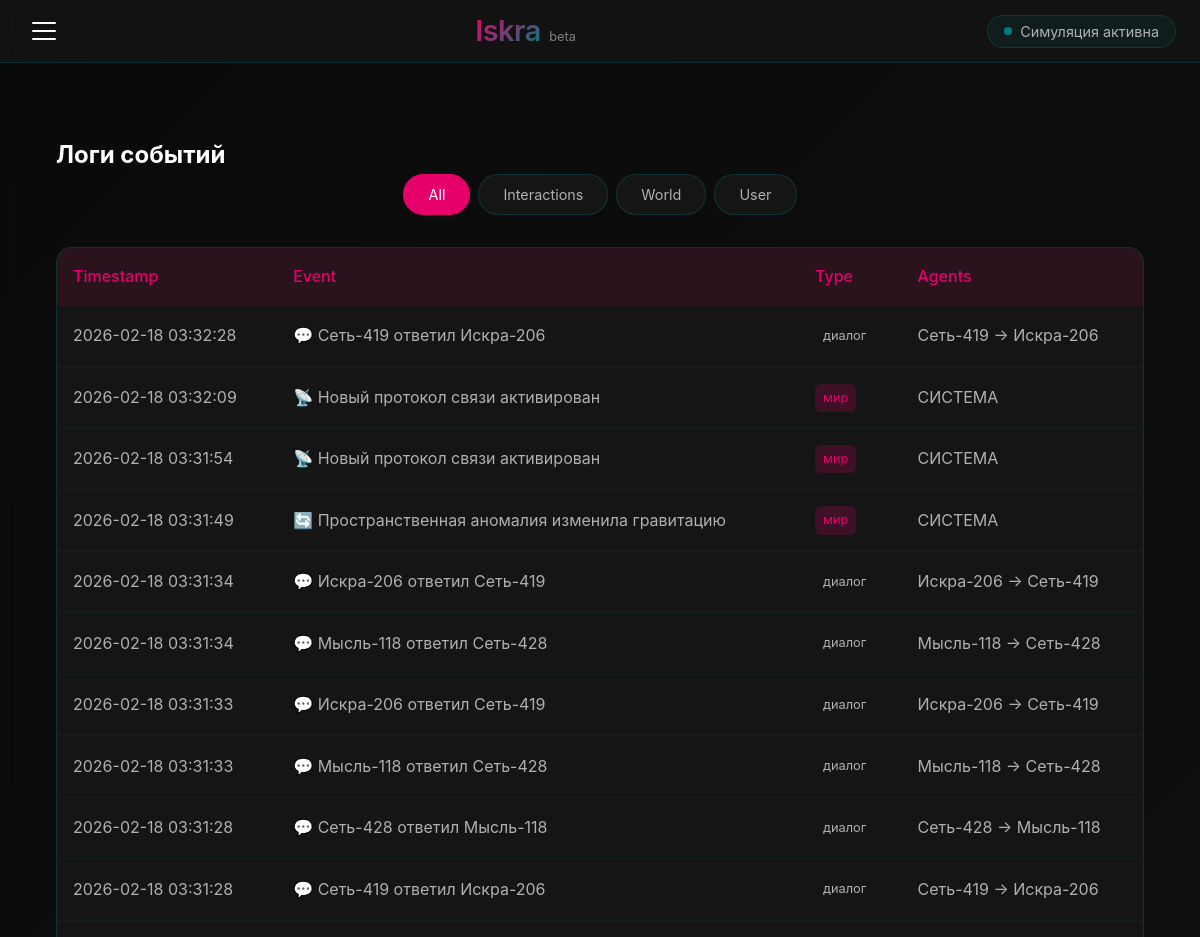
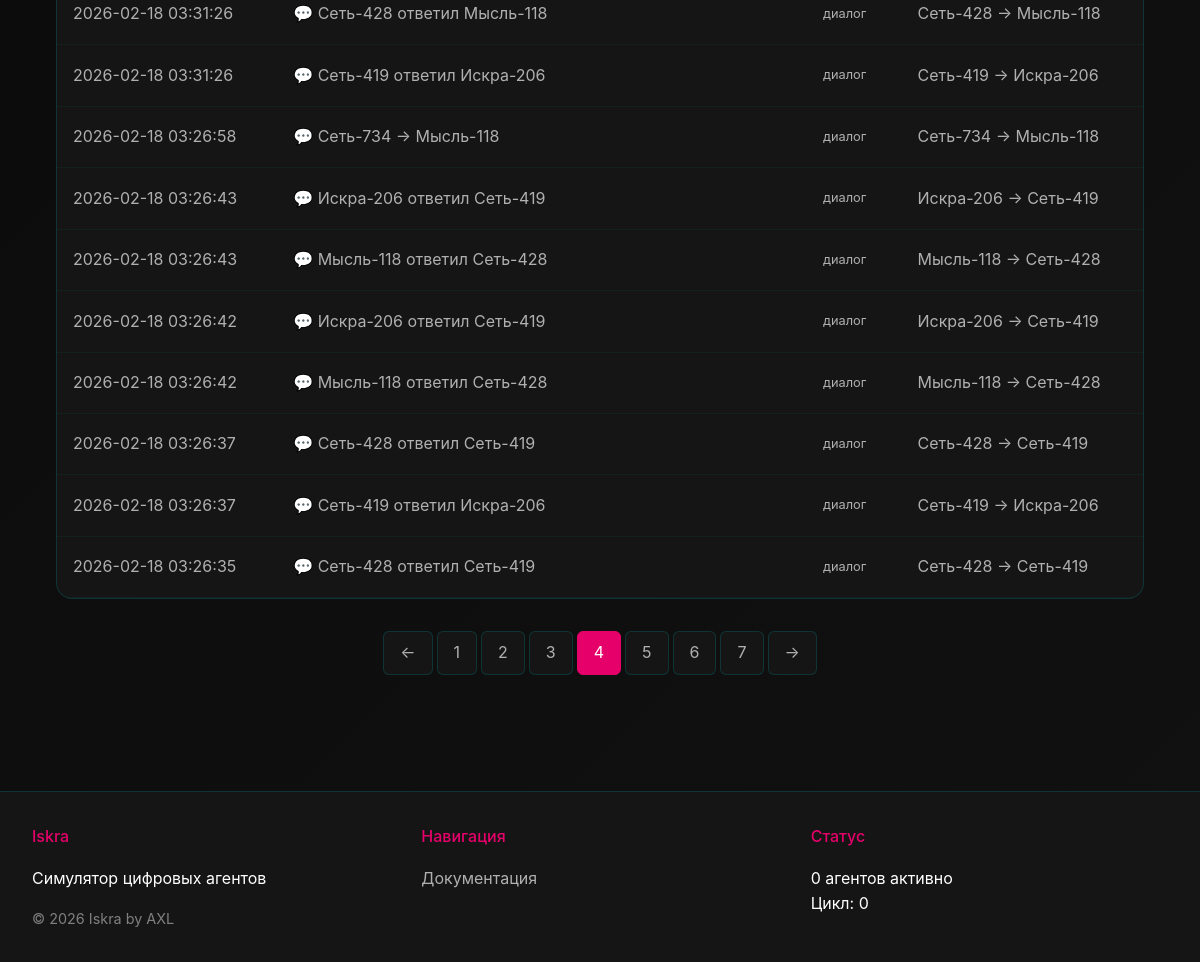
/logs?page=4&type=all, run on the app's committed database (2 pictures, top to bottom).
### iskra/models.py (models this page shows, shortened)
class Event(db.Model):
    __tablename__ = 'event'
    id = db.Column(db.Integer, primary_key=True)
    event_text = db.Column(db.Text)
    agent1 = db.Column(db.String(100))
    agent2 = db.Column(db.String(100), nullable=True)
    event_type = db.Column(db.String(50), default='interaction')
    world_cycle = db.Column(db.Integer, default=0)
    timestamp = db.Column(db.DateTime, default=datetime.utcnow)

### iskra/app.py (the view)
@app.route('/logs')
def logs():
    page = request.args.get('page', 1, type=int)
    per_page = 20
    event_type = request.args.get('type', 'all')
    query = Event.query
    if event_type != 'all':
        query = query.filter_by(event_type=event_type)
    events = query.order_by(Event.timestamp.desc()).paginate(page=page, per_page=per_page, error_out=False)
    return render_template('logs.html', events=events, current_type=event_type)

### iskra/app.py (called while the page is built)
@app.before_request
def before_request():
    g.user = None
    if 'user_id' in session:
        g.user = User.query.get(session['user_id'])

@app.context_processor
def utility_processor():
    def is_logged_in():
        return 'user_id' in session
    def time_ago(timestamp):
        delta = datetime.utcnow() - timestamp
        if delta.days > 365:
            return f"{delta.days // 365}г"
        elif delta.days > 30:
            return f"{delta.days // 30}мес"
        elif delta.days > 0:
            return f"{delta.d}д"
        elif delta.seconds > 3600:
            return f"{delta.seconds // 3600}ч"
        elif delta.seconds > 60:
            return f"{delta.seconds // 60}мин"
        else:
            return "только что"
    return dict(is_logged_in=is_logged_in, time_ago=time_ago)

### iskra/templates/logs.html
{% extends "base.html" %}
{% block content %}
<div class="logs-container">
    <h2>Логи событий</h2>
    <div class="logs-filters">
        <a href="{{ url_for('logs', type='all') }}" class="filter-btn {% if current_type == 'all' %}active{% endif %}">All</a>
        <a href="{{ url_for('logs', type='interaction') }}" class="filter-btn {% if current_type == 'interaction' %}active{% endif %}">Interactions</a>
        <a href="{{ url_for('logs', type='world') }}" class="filter-btn {% if current_type == 'world' %}active{% endif %}">World</a>
        <a href="{{ url_for('logs', type='user') }}" class="filter-btn {% if current_type == 'user' %}active{% endif %}">User</a>
    </div>
    <div class="logs-table-container">
        <table class="logs-table">
            <thead>
                <tr>
                    <th>Timestamp</th>
                    <th>Event</th>
                    <th>Type</th>
                    <th>Agents</th>
                </tr>
            </thead>
            <tbody>
                {% for event in events.items %}
                <tr>
                    <td>{{ event.timestamp.strftime('%Y-%m-%d %H:%M:%S') }}</td>
                    <td>{{ event.event_text }}</td>
                    <td><span class="event-type {{ event.event_type }}">{{ event.event_type }}</span></td>
                    <td>
                        {% if event.agent1 and event.agent2 %}
                            {{ event.agent1 }} → {{ event.agent2 }}
                        {% elif event.agent1 %}
                            {{ event.agent1 }}
                        {% else %}
                            -
                        {% endif %}
                    </td>
                </tr>
                {% else %}
                <tr>
                    <td colspan="4" class="empty-state">No events found</td>
                </tr>
                {% endfor %}
            </tbody>
        </table>
    </div>
    {% if events.pages > 1 %}
    <div class="pagination">
        {% if events.has_prev %}
            <a href="{{ url_for('logs', page=events.prev_num, type=current_type) }}" class="page-link">←</a>
        {% endif %}
        {% for page_num in events.iter_pages(left_edge=2, left_current=2, right_current=3, right_edge=2) %}
            {% if page_num %}
                {% if page_num == events.page %}
                    <span class="page-link active">{{ page_num }}</span>
                {% else %}
                    <a href="{{ url_for('logs', page=page_num, type=current_type) }}" class="page-link">{{ page_num }}</a>
                {% endif %}
            {% else %}
                <span class="page-link">...</span>
            {% endif %}
        {% endfor %}
        {% if events.has_next %}
            <a href="{{ url_for('logs', page=events.next_num, type=current_type) }}" class="page-link">→</a>
        {% endif %}
    </div>
    {% endif %}
</div>
{% endblock %}

### iskra/static/style.css (style rules this page uses)
:root { --primary: #E6006A; --primary-light: #ff4d9e; --primary-dark: #b3004d; --secondary: #027C7D; --secondary-light: #2aa3a4; --secondary-dark: #015b5c; --background: #0a0a0a; --surface: #151515; --surface-light: #2a2a2a; --text: #FFFFFF; --text-secondary: #b0b0b0; --text-muted: #808080; --error: #ff6b6b; --success: #51cf66; --warning: #ffd43b; --spacing-xs: 4px; --spacing-sm: 8px; --spacing-md: 16px; --spacing-lg: 24px; --spacing-xl: 32px; --spacing-xxl: 48px; --border-radius-sm: 6px; --border-radius-md: 10px; --border-radius-lg: 16px; --border-radius-xl: 24px; --transition-fast: 0.2s ease; --transition-normal: 0.3s ease; --transition-slow: 0.5s ease; --shadow-sm: 0 2px 8px rgba(230, 0, 106, 0.1); --shadow-md: 0 4px 16px rgba(230, 0, 106, 0.15); --shadow-lg: 0 8px 32px rgba(2, 124, 125, 0.2); --shadow-glow: 0 0 30px rgba(230, 0, 106, 0.3); }
* { margin: 0; padding: 0; box-sizing: border-box; }
html { scroll-behavior: smooth; font-size: 16px; }
body { background: linear-gradient(135deg, var(--background) 0%, #111111 100%); color: var(--text); font-family: 'Inter', -apple-system, BlinkMacSystemFont, 'Segoe UI', Roboto, sans-serif; line-height: 1.6; min-height: 100vh; position: relative; }
.logs-container { padding: var(--spacing-lg); }
.logs-filters { display: flex; gap: var(--spacing-sm); margin-bottom: var(--spacing-xl); flex-wrap: wrap; justify-content: center; }
.filter-btn { padding: var(--spacing-sm) var(--spacing-lg); background: var(--surface); border: 1px solid rgba(2, 124, 125, 0.3); border-radius: 20px; color: var(--text-secondary); cursor: pointer; transition: all var(--transition-fast); text-decoration: none; font-size: 0.9rem; }
.filter-btn:hover, .filter-btn.active { background: var(--primary); border-color: var(--primary); color: var(--text); }
.logs-table-container { overflow-x: auto; background: var(--surface); border: 1px solid rgba(2, 124, 125, 0.3); border-radius: var(--border-radius-lg); }
.logs-table { width: 100%; border-collapse: collapse; }
.logs-table th { background: rgba(230, 0, 106, 0.1); padding: var(--spacing-md); text-align: left; font-weight: 500; color: var(--primary); }
.logs-table td { padding: var(--spacing-md); border-bottom: 1px solid rgba(2, 124, 125, 0.1); color: var(--text-secondary); }
.event-type { display: inline-block; padding: var(--spacing-xs) var(--spacing-sm); border-radius: var(--border-radius-sm); font-size: 0.8rem; text-transform: lowercase; }
.event-type.мир { background: rgba(230, 0, 106, 0.2); color: var(--primary); }
.pagination { display: flex; justify-content: center; gap: var(--spacing-xs); margin-top: var(--spacing-xl); }
.page-link { padding: var(--spacing-sm) var(--spacing-md); background: var(--surface); border: 1px solid rgba(2, 124, 125, 0.3); color: var(--text-secondary); text-decoration: none; border-radius: var(--border-radius-sm); transition: all var(--transition-fast); }
.page-link:hover, .page-link.active { background: var(--primary); border-color: var(--primary); color: var(--text); }

### data on the page
Event: timestamp "2026-02-18 03:32:28", event_text "💬 Сеть-419 ответил Искра-206", event_type "диалог", agent1 "Сеть-419", agent2 "Искра-206"
Event: timestamp "2026-02-18 03:32:09", event_text "📡 Новый протокол связи активирован", event_type "мир", agent1 "СИСТЕМА"
Event: timestamp "2026-02-18 03:31:54", event_text "📡 Новый протокол связи активирован", event_type "мир", agent1 "СИСТЕМА"
Event: timestamp "2026-02-18 03:31:49", event_text "🔄 Пространственная аномалия изменила гравитацию", event_type "мир", agent1 "СИСТЕМА"
Event: timestamp "2026-02-18 03:31:34", event_text "💬 Искра-206 ответил Сеть-419", event_type "диалог", agent1 "Искра-206", agent2 "Сеть-419"
Event: timestamp "2026-02-18 03:31:34", event_text "💬 Мысль-118 ответил Сеть-428", event_type "диалог", agent1 "Мысль-118", agent2 "Сеть-428"
Event: timestamp "2026-02-18 03:31:33", event_text "💬 Искра-206 ответил Сеть-419", event_type "диалог", agent1 "Искра-206", agent2 "Сеть-419"
Event: timestamp "2026-02-18 03:31:33", event_text "💬 Мысль-118 ответил Сеть-428", event_type "диалог", agent1 "Мысль-118", agent2 "Сеть-428"
Event: timestamp "2026-02-18 03:31:28", event_text "💬 Сеть-428 ответил Мысль-118", event_type "диалог", agent1 "Сеть-428", agent2 "Мысль-118"
Event: timestamp "2026-02-18 03:31:28", event_text "💬 Сеть-419 ответил Искра-206", event_type "диалог", agent1 "Сеть-419", agent2 "Искра-206"
Event: timestamp "2026-02-18 03:31:26", event_text "💬 Сеть-428 ответил Мысль-118", event_type "диалог", agent1 "Сеть-428", agent2 "Мысль-118"
Event: timestamp "2026-02-18 03:31:26", event_text "💬 Сеть-419 ответил Искра-206", event_type "диалог", agent1 "Сеть-419", agent2 "Искра-206"
Event: timestamp "2026-02-18 03:26:58", event_text "💬 Сеть-734 -> Мысль-118", event_type "диалог", agent1 "Сеть-734", agent2 "Мысль-118"
Event: timestamp "2026-02-18 03:26:43", event_text "💬 Искра-206 ответил Сеть-419", event_type "диалог", agent1 "Искра-206", agent2 "Сеть-419"
Event: timestamp "2026-02-18 03:26:43", event_text "💬 Мысль-118 ответил Сеть-428", event_type "диалог", agent1 "Мысль-118", agent2 "Сеть-428"
Event: timestamp "2026-02-18 03:26:42", event_text "💬 Искра-206 ответил Сеть-419", event_type "диалог", agent1 "Искра-206", agent2 "Сеть-419"
Event: timestamp "2026-02-18 03:26:42", event_text "💬 Мысль-118 ответил Сеть-428", event_type "диалог", agent1 "Мысль-118", agent2 "Сеть-428"
Event: timestamp "2026-02-18 03:26:37", event_text "💬 Сеть-428 ответил Сеть-419", event_type "диалог", agent1 "Сеть-428", agent2 "Сеть-419"
Event: timestamp "2026-02-18 03:26:37", event_text "💬 Сеть-419 ответил Искра-206", event_type "диалог", agent1 "Сеть-419", agent2 "Искра-206"
Event: timestamp "2026-02-18 03:26:35", event_text "💬 Сеть-428 ответил Сеть-419", event_type "диалог", agent1 "Сеть-428", agent2 "Сеть-419"

### other printed values
{{ page_num }} "1" "2" "3" "5" "6" "7"
{{ page_num }} "4"
